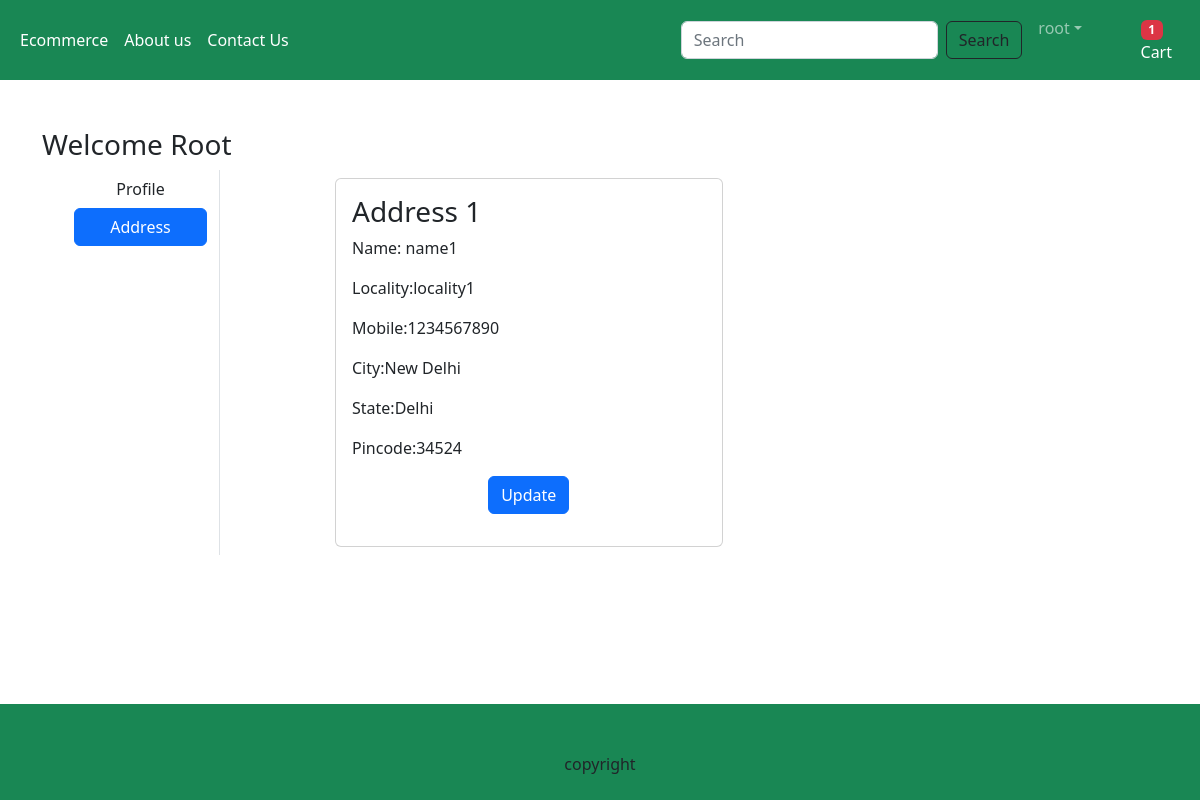
The page /address/ (signed in) on the database its author committed.
### app/models.py (models this page shows, shortened)
class Customer(models.Model):
    user=models.ForeignKey(User,on_delete=models.CASCADE)
    name=models.CharField(max_length=200)
    locality=models.CharField(max_length=200)
    city=models.CharField(max_length=50)
    mobile=models.IntegerField(default=0)
    zipcode=models.IntegerField()
    state=models.CharField(choices=STATE_CHOICE,max_length=100)

### app/views.py (the view)
# urls.py: path('address/',views.address,name="address"),
@login_required
def address(request):
    add=Customer.objects.filter(user=request.user)
    totalitem=0
    if request.user.is_authenticated:
        totalitem=len(Cart.objects.filter(user=request.user))
    return render(request,"app/address.html",locals())

### app/templates/app/address.html (shortened to what this page needs)
{% extends 'app/base.html' %}
{% load static %}
{% block main-content %}
<div class="container my-5">
    <div class="row">
        <h3>Welcome <span class="text-capitalize">{{request.user}} </span></h3>
        <div class="col-sm-2 border-end">
            <ul class="list-styled">
                <li class="d-grid"><a href="{% url 'profile' %}" class="btn ">Profile</a></li>
                <li class="d-grid"><a href="{% url 'address' %}" class="btn btn-primary">Address</a></li>
            </ul>
        </div>
        <div class="col-sm-9 offset-sm-1">
            <div class="row">
                {% for ad in add %}
                <div class="col-sm-6">
                    <div class="card m-2">
                        <div class="card-body">
                            <h3>Address {{forloop.counter}}</h3>
                            <p>Name: {{ad.name}}</p>
                            <p>Locality:{{ad.locality}}</p>
                            <p>Mobile:{{ad.mobile}}</p>
                            <p>City:{{ad.city}}</p>
                            <p>State:{{ad.state}}</p>
                            <p>Pincode:{{ad.zipcode}}</p>
                            <p class="text-center">
                                <a href="{% url 'updateAddress' pk=ad.pk %}"
                                type="button" class="btn btn-primary">Update</a>
                            </p>
                        </div>
                    </div>
                </div>
                {% endfor %}
            </div>
        </div>
    </div>
</div>
{% endblock main-content %}

### app/templates/app/base.html (shortened to what this page needs)
<!DOCTYPE html>
{% load static %}
<html lang="en">
  <head>
    <link href="https://cdn.jsdelivr.net/npm/bootstrap@5.2.2/dist/css/bootstrap.min.css" rel="stylesheet">
    <link rel="stylesheet" href="{% static 'app/css/owl.carousel.min.css'%}" >
    <link rel="stylesheet" href="{% static 'app/css/all.min.css'%}" >
    <link rel="stylesheet" href="{% static 'app/css/style.css'%}" >
</head>
  <body>
    <nav class="navbar navbar-expand-lg navbar-dark bg-success">
      <div class="container-fluid">
        <div class="collapse navbar-collapse" id="navbarSupportedContent">
          <ul class="navbar-nav me-auto mb-2 mb-lg-0">
            {% if request.user.is_authenticated %}
            <li class="nav-item">
              <a class="nav-link active" aria-current="page" href="/">Ecommerce</a>
            </li>
            <li class="nav-item">
              <a class="nav-link text-white" href="{% url 'about' %}">About us</a>
            </li>
            <li class="nav-item">
              <a class="nav-link text-white" href="{% url 'contact' %}">Contact Us</a>
            </li>
          </ul>
          <form class="d-flex" role="search" action="/search">
            <input class="form-control me-2" type="search" placeholder="Search" name="search" aria-label="Search">
            <button class="btn btn-outline-dark" type="submit">Search</button>
          </form>
        </div>
        <ul class="navbar-nav me-auto mb-2 mb-lg-0">
          <li class="navbar-item dropdown mx-2">
            <a class="nav-link dropdown-toggle white-text" href="#"
            id="profileDropdown" role="button" data-bs-toggle="dropdown" aria-expanded="false">
            {{request.user.username}}</a>
            <ul class="dropdown-menu" aria-labelledby="profileDropdown">
                <li> <a class="dropdown-item" href="{% url 'logout' %}">Logout</li>
            </ul>
          </li>
          <li class="nav-item mx-2">
            <a href="{% url 'showcart' %}" class="nav-link text-white">
              <span class="badge bg-danger">{% if totalitem > 0 %}{{totalitem}}{% endif %}</span>
              Cart </a>
          </li>
          {%endif%}
        </ul>
      </div>
    </nav>
    {% block main-content %}{% endblock main-content %}
    <br><br>
    <footer class="bg-success text-center p-5">
      copyright
    </footer>
  </body>
</html>

### app/static/app/css/style.css (style rules this page uses)
body { display: flex; flex-direction: column; min-height:100vh; }
footer { margin-top:auto; height:30px; }

### rows shown on the page
Customer: name "name1", locality "locality1", mobile "1234567890", city "New Delhi", state "Delhi", zipcode "34524"

### other values the page prints
{{ request.user.username }} "root"
{{ totalitem }} "1"
{{ request.user }} "Root"
